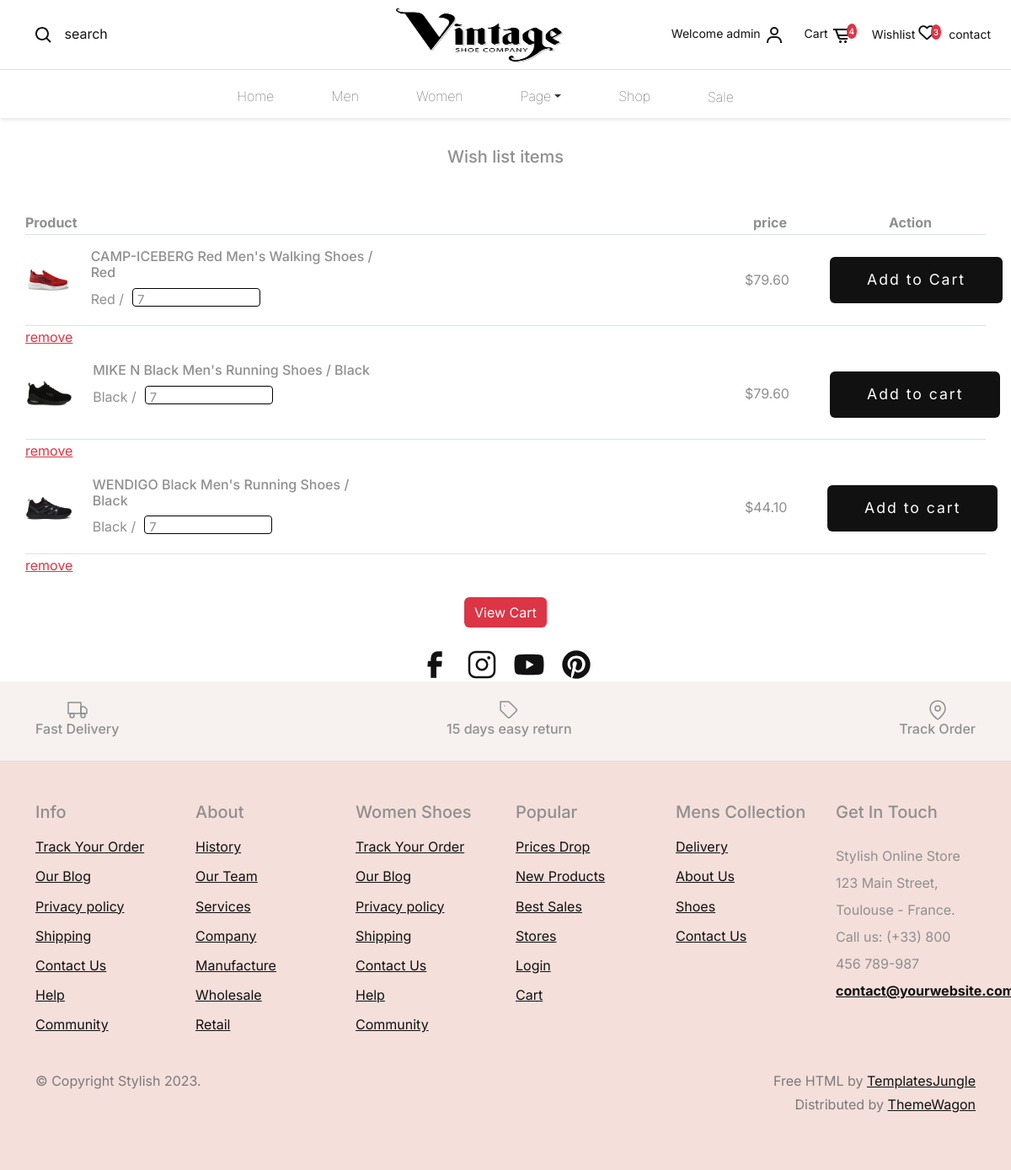
The app's page /show_wish/ (signed in) with its own data.
### main/models.py (models this page shows)
class WishlistModel(models.Model):
    user = models.ForeignKey(User, on_delete=models.CASCADE)
    item = models.ForeignKey(ProductModel, on_delete=models.CASCADE)

class ProductModel(models.Model):
    item_image = models.ImageField(upload_to='item_image/')
    item_name = models.CharField(max_length=80)
    item_total = models.IntegerField()
    item_price = models.DecimalField(max_digits=10, decimal_places=2)
    item_brand = models.CharField(max_length=80)
    item_color = models.CharField(max_length=80, default='')
    is_bestSeller = models.BooleanField(default=False)
    is_newArrival = models.BooleanField(default=False)
    is_size6 = models.BooleanField(default=False)
    is_size7 = models.BooleanField(default=False)
    is_size8 = models.BooleanField(default=False)
    is_size9 = models.BooleanField(default=False)
    is_size10 = models.BooleanField(default=False)
    discount = models.IntegerField(default=0)

### main/views.py (the view)
# urls.py: path('show_wish/',views.show_wish_data,name='show_wish_data'),
def show_wish_data(request):
    if not request.user.is_authenticated:
        messages.error(request, 'First Login to access Wishlist!')
        return redirect('/')
    else:
        wish_items = WishlistModel.objects.filter(user=request.user)
        for item in wish_items:
            if item.item.discount:
                item.final_price = item.item.item_price - ((item.item.item_price * item.item.discount) / 100)
            else:
                item.final_price = item.item.item_price
        user_id = request.user.id
        return render(request, 'main/show_wish_data.html',
                      {'wish_items': wish_items, 'user_id': user_id, 'client': True})

### main/templates/main/show_wish_data.html (shortened to what this page needs)
{% extends 'main/base.html' %}
{% load static %}
{% block header %}
{% include 'main/header.html' %}
{% endblock %}
{% block content %}
<div class="modal-content" style="padding-top:120px;">
    <div class="text-center  border-top">
        <h2 class="modal-title text-center my-5 fs-5">Wish list items</h2>
    </div>
    {% if wish_items %}
    <div class="modal-body container">
        <div class="d-flex  border-bottom">
            <div class="col-lg-5 d-flex col-md-5 col-sm-5 me-4"><b>Product</b></div>
            <div class="col-lg-4 col-md-4 d-flex col-sm-4 offset-3"><b
                    style="margin-left:80px; margin-right:40px;">price</b><b style="margin-left:81px;">Action</b></div>
        </div>
        <div class="shopping-cart-content">
            <div class="shopping-cart ">
                {% for item in wish_items %}
                <div class="wishList-item" id="item-{{ item.id }}">
                    <div class="mini-cart cart-list p-0 mt-3">
                        <div class="mini-cart-item d-flex  border-bottom pb-3">
                            <div class="col-lg-5 d-flex col-md-5 col-sm-5 me-4">
                                <a href="/show_detail/{{ item.item_id }}" title="product-image" class="me-4">
                                    <img src="{{ item.item.item_image.url }}" style="height:75px;"
                                         class="img-fluid"
                                         alt="single-product-item">
                                </a>
                                <div>
                                    <h4 class="product-title fs-6 me-5">{{ item.item.item_name }}</h4>
                                    <div class="d-flex">
                                        <div>{{ item.item.item_color }} /</div>
                                        <div style="position:relative; margin-left:10px;">
                                            <div  onclick="openSizeMenu(this)"
                                                 style="border:1px solid black; border-radius:4px; display:block;" class="toggleSize"><span
                                                    class="sizeMenu">7</span></div>
                                        </div>
                                    </div>
                                </div>
                            </div>
                            <div class="col-lg-4 col-md-4 d-flex col-sm  offset-3 product-box quantity-box">
                                <div class="price-code d-flex align-items-center me-5" style="margin-left:70px;">
                                    $<span class="product-price fs-6 price ">{{ item.final_price }}</span>
                                </div>
                                <div class="d-flex justify-content-between align-items-center ">
                                    <form class="cart-form" action='/cartlist-toggle/' method="POST">
                                        <button type="submit" onclick="changeButtonText(this)"
                                                text-id="{{ user.id }}_{{ item.item_id }}"
                                                class="btn btn-medium btn-black hvr-sweep-to-right cart-form button">
                                            Add to cart
                                        </button>
                                    </form>
                                </div>
                            </div>
                        </div>
                    </div>
                    <a href="#" class="delete-wish-link text-danger" data-id="{{ item.id }}"
                       data-itemid="{{ item.user_id }}{{ item.item_id }}">remove</a>
                </div>
                {% endfor %}
                <div class="modal-footer my-4 justify-content-center">
                    <button type="button" class="btn btn-red hvr-sweep-to-right dark-sweep">View Cart</button>
                </div>
            </div>
        </div>
    </div>
    {% else %}
    <div class="d-flex justify-content-center">
        <p>No products available.</p>
    </div>
    {% endif %}
</div>
{% endblock %}
{% block footer %}
{% include 'main/footer.html' %}
{% endblock %}

### main/templates/main/header.html (shortened to what this page needs)
{% load static %}
<header id="header" class="site-header text-black">
    <div class="header-top border-bottom py-2">
        <div>
            <div class="d-flex align-items-center justify-content-between">
                <div class="me-auto" style="padding-left:40px; padding-right:124px;">
                    <a href="#" class="search-item border-0" data-bs-toggle="collapse" data-bs-target="#search-box"
                       aria-label="Toggle navigation"  style="text-decoration:none;">
                        <svg class="search" width="24" height="24">
                            <use xlink:href="#search"></use>
                        </svg>
                        <span class="ms-2">search</span>
                    </a>
                </div>
                <div class="mx-auto" style="padding-left:90px;">
                    <a class="navbar-brand" href="index.html">
                        <img src="{% static 'images/logo2.jpg' %}" style="width:220px; height:66px;" class="logo"
                             alt="logo">
                    </a>
                </div>
                <div class=" ms-auto me-4 mt-3 d-flex align-items-center" style="font-size:14px;">
                    <ul class="d-flex justify-content-end align-items-center gap-2 list-unstyled ">
                        <li class="pe-3">
                            <a href="login" data-bs-toggle="modal" data-bs-target="#modallogin" class="border-0" style="text-decoration:none;">
                                Welcome {{ user.username }}
                                <svg class="user" width="24" height="24">
                                    <use xlink:href="#user"></use>
                                </svg>
                            </a>
                        </li>
                        <li class="pe-3">
                            <div style="position:relative;">
                                <a href="/show_cart/" style="text-decoration:none;">Cart
                                    <svg class="shopping-cart" width="24" height="24">
                                        <use xlink:href="#shopping-cart"></use>
                                    </svg>
                                </a>
                                <h1 id="cartlist-count" class="bg-danger text-white"
                                    style="border:none; border-radius:50%; padding: 3px; font-size:10px; position:absolute; top:0; left:50px;">
                                    {{total_cis}}
                                </h1>
                            </div>
                        </li>
                        <li>
                            <div style="position:relative;">
                                <a href="/show_wish/" style="text-decoration:none;">Wishlist <i class="fa-regular fa-heart"
                                                                  style="font-size:20px;"></i></a>
                                <h1 id="wishlist-count" class="bg-danger text-white"
                                    style="border:none; border-radius:50%; padding: 3px; font-size:10px; position:absolute; top:0; left:70px;">
                                    {{total_wis}}</h1>
                            </div>
                        </li>
                        <li>
                            <div class="dropdown2">
                                <a onclick="toggleDropdown()" class="dropdown-button2 ms-2" style="cursor:pointer; text-decoration:none;">contact</a>
                            </div>
                        </li>
                    </ul>
                </div>
            </div>
        </div>
    </div>
    <nav id="header-nav" class="navbar navbar-expand-lg">
        <div class="container-lg">
            <div class="offcanvas offcanvas-end" tabindex="-1" id="bdNavbar">
                <div class="offcanvas-body d-flex justify-content-center align-items-center mt-0">
                    <ul id="navbar" class="navbar-nav fw-bold d-flex justify-content-center align-items-center flex-grow-1">
                        <li class="nav-item dropdown">
                            <a class="nav-link me-5 " href="/"
                               aria-expanded="false">Home</a>
                        </li>
                        <li class="nav-item">
                            <a class="nav-link me-5" href="/men_shoes/">Men</a>
                        </li>
                        <li class="nav-item">
                            <a class="nav-link me-5" href="/women_shoes/" >Women</a>
                        </li>
                        <li class="nav-item dropdown">
                            <a class="nav-link me-5 active dropdown-toggle border-0" href="#" data-bs-toggle="dropdown"
                               aria-expanded="false">Page</a>
                        </li>
                        <li class="nav-item">
                            <a class="nav-link me-5" href="/#latest-products">Shop</a>
                        </li>
                        <li class="nav-item">
                            <a class="nav-link me-5 btn" href="/#sale"
                               onclick="document.getElementById('sale').scrollIntoView({ behavior: 'smooth' });"
                              >Sale</a>
                        </li>
                    </ul>
                </div>
            </div>
        </div>
    </nav>
</header>

### records on screen
WishlistModel: item.item_image (picture), item.item_name "CAMP-ICEBERG Red Men's Walking Shoes / Red", item.item_color "Red", final_price "79.60"
WishlistModel: item.item_image (picture), item.item_name "MIKE N Black Men's Running Shoes / Black", item.item_color "Black", final_price "79.60"
WishlistModel: item.item_image (picture), item.item_name "WENDIGO Black Men's Running Shoes / Black", item.item_color "Black", final_price "44.10"

### other values on screen
{{ user.username }} "admin"
{{ total_cis }} "4"
{{ total_wis }} "3"
